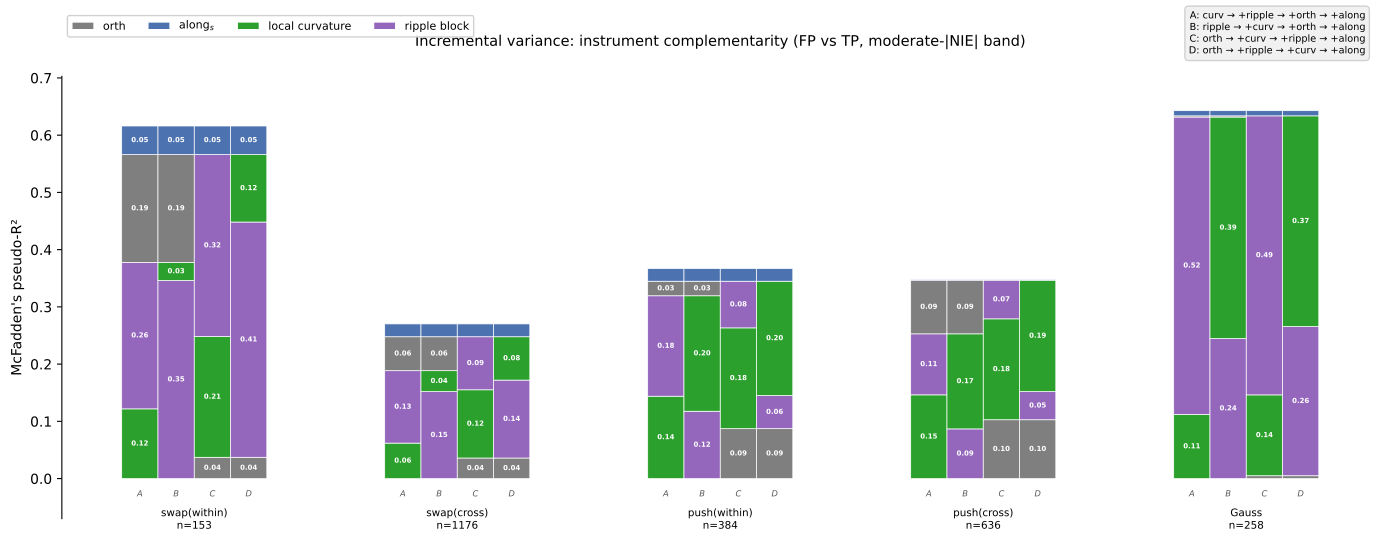

Generate this figure with Python:
"""Incremental pseudo-R² waterfall (FP vs TP): moderate-|NIE| band.

Four pathways:
  A: curv → +ripple → +orth → +along
  B: ripple → +curv → +orth → +along
  C: orth → +curv → +ripple → +along
  D: orth → +ripple → +curv → +along

A/B compare curv-vs-ripple complementarity.
C/D show standard entry orders.
Local curvature throughout. C=10.0.

Usage:
    python figures/fig_fptp_incremental_r2_waterfall.py [--csv PATH]
"""
import argparse, warnings
import numpy as np
import pandas as pd
from sklearn.linear_model import LogisticRegression
from sklearn.metrics import log_loss
import matplotlib
matplotlib.use("Agg")
import matplotlib.pyplot as plt
from matplotlib.patches import Patch

warnings.filterwarnings("ignore")

BUCKETS = [
    ("STR_swap_within",  "swap(within)"),
    ("STR_swap_cross",   "swap(cross)"),
    ("STR_push_within",  "push(within)"),
    ("STR_push_cross",   "push(cross)"),
    ("Gaussian_push",    "Gauss"),
]

RIPPLE_ALL = ["ripple_in_orth", "ripple_off_orth", "ripple_frac", "ripple_xint_in_orth"]
ALONG = "along_nonbase_max"
CURV = "local_gap_frac"

COLORS = {
    "orth": "#7f7f7f",
    "along": "#4C72B0",
    "curv": "#2ca02c",
    "ripple": "#9467bd",
}


def _strat_bucket(row):
    push = str(row["push_site"]) if pd.notna(row.get("push_site")) else ""
    strategy = str(row["strategy"]) if pd.notna(row.get("strategy")) else ""
    base, target = row.get("base_task"), row.get("target_task")
    within = pd.notna(target) and base == target
    if push == "input":
        return f"STR_swap_{'within' if within else 'cross'}"
    if push == "self":
        return f"{strategy}_self"
    if strategy == "STR":
        return f"STR_push_{'within' if within else 'cross'}"
    return f"{strategy}_push"


def build_moderate_band(df, bucket):
    sub = df[df["bucket"] == bucket].copy()
    ic = sub[sub["in_base_circuit"] == True]
    oc = sub[sub["in_base_circuit"] == False]
    thresholds = ic.groupby("combo")["abs_NIE"].median().to_dict()
    def above(row):
        thr = thresholds.get(row["combo"])
        return thr is not None and pd.notna(row["abs_NIE"]) and row["abs_NIE"] >= thr
    pool = pd.concat([ic, oc])
    pool = pool[pool.apply(above, axis=1)].copy()
    pool_median = pool["abs_NIE"].median()
    pool = pool[pool["abs_NIE"] <= pool_median].copy()
    pool["label"] = (~pool["in_base_circuit"]).astype(float)
    return pool


def zscore(df, feats):
    out = df.copy()
    for f in feats:
        out[f"z_{f}"] = out.groupby("combo")[f].transform(
            lambda s: (s - s.mean()) / (s.std() + 1e-12))
    return out


def mcfadden_r2(X, y):
    if X.shape[1] == 0 or len(np.unique(y)) < 2:
        return 0.0
    lr = LogisticRegression(max_iter=2000, C=10.0)
    lr.fit(X, y)
    ll_model = -log_loss(y, lr.predict_proba(X), normalize=False)
    p1 = y.mean()
    ll_null = -log_loss(y, np.full((len(y), 2), [1 - p1, p1]), normalize=False)
    if ll_null == 0:
        return 0.0
    return 1 - ll_model / ll_null


def get_r2(clean, y, feats):
    z = [f"z_{f}" for f in feats]
    return mcfadden_r2(clean[z].values, y)


def main():
    ap = argparse.ArgumentParser()
    ap.add_argument("--csv", default="interaction_analysis_ripplefull/rows.csv")
    ap.add_argument("--out", default="figures/fig_fptp_incremental_r2_waterfall.pdf")
    ap.add_argument("--txt", default="figures/fig_fptp_incremental_r2_waterfall.txt")
    args = ap.parse_args()

    df = pd.read_csv(args.csv)
    df["bucket"] = df.apply(_strat_bucket, axis=1)

    all_data = {}
    txt_lines = [f"{'strategy':>14s}  {'seq':>3s}  {'orth':>6s}  {'along':>6s}  "
                 f"{'curv':>6s}  {'ripple':>6s}  {'total':>6s}  {'n':>5s}",
                 "-" * 67]

    for bkey, blabel in BUCKETS:
        pool = build_moderate_band(df, bkey)
        all_feats = list(set(["orth_base", ALONG, CURV] + RIPPLE_ALL))
        pool = zscore(pool, all_feats)
        z_all = [f"z_{f}" for f in all_feats]
        clean = pool.dropna(subset=z_all + ["label"]).copy()
        X_full = clean[z_all].values
        mask = np.all(np.isfinite(X_full), axis=1)
        clean = clean[mask].reset_index(drop=True)
        y = clean["label"].values

        # Component R²s
        r2_orth = get_r2(clean, y, ["orth_base"])
        r2_curv = get_r2(clean, y, [CURV])
        r2_rip = get_r2(clean, y, RIPPLE_ALL)

        r2_curv_rip = get_r2(clean, y, [CURV] + RIPPLE_ALL)
        r2_curv_rip_orth = get_r2(clean, y, [CURV, "orth_base"] + RIPPLE_ALL)

        r2_orth_curv = get_r2(clean, y, ["orth_base", CURV])
        r2_orth_rip = get_r2(clean, y, ["orth_base"] + RIPPLE_ALL)
        r2_orth_curv_rip = get_r2(clean, y, ["orth_base", CURV] + RIPPLE_ALL)

        r2_full = get_r2(clean, y, ["orth_base", ALONG, CURV] + RIPPLE_ALL)

        # A: curv → +ripple → +orth → +along
        seqA = [r2_curv,
                r2_curv_rip - r2_curv,
                r2_curv_rip_orth - r2_curv_rip,
                r2_full - r2_curv_rip_orth]

        # B: ripple → +curv → +orth → +along
        seqB = [r2_rip,
                r2_curv_rip - r2_rip,
                r2_curv_rip_orth - r2_curv_rip,
                r2_full - r2_curv_rip_orth]

        # C: orth → +curv → +ripple → +along
        seqC = [r2_orth,
                r2_orth_curv - r2_orth,
                r2_orth_curv_rip - r2_orth_curv,
                r2_full - r2_orth_curv_rip]

        # D: orth → +ripple → +curv → +along
        seqD = [r2_orth,
                r2_orth_rip - r2_orth,
                r2_orth_curv_rip - r2_orth_rip,
                r2_full - r2_orth_curv_rip]

        all_data[blabel] = {
            "seqA": seqA, "seqB": seqB, "seqC": seqC, "seqD": seqD,
            "total": r2_full, "n": len(y),
        }

        # txt: instrument-aligned columns
        # A: [curv, ripple, orth, along]
        txt_lines.append(
            f"{blabel:>14s}  {'A':>3s}  {seqA[2]:>6.3f}  {seqA[3]:>6.3f}  "
            f"{seqA[0]:>6.3f}  {seqA[1]:>6.3f}  {r2_full:>6.3f}  {len(y):>5d}")
        # B: [ripple, curv, orth, along]
        txt_lines.append(
            f"{'':>14s}  {'B':>3s}  {seqB[2]:>6.3f}  {seqB[3]:>6.3f}  "
            f"{seqB[1]:>6.3f}  {seqB[0]:>6.3f}  {r2_full:>6.3f}  {'':>5s}")
        # C: [orth, curv, ripple, along]
        txt_lines.append(
            f"{'':>14s}  {'C':>3s}  {seqC[0]:>6.3f}  {seqC[3]:>6.3f}  "
            f"{seqC[1]:>6.3f}  {seqC[2]:>6.3f}  {r2_full:>6.3f}  {'':>5s}")
        # D: [orth, ripple, curv, along]
        txt_lines.append(
            f"{'':>14s}  {'D':>3s}  {seqD[0]:>6.3f}  {seqD[3]:>6.3f}  "
            f"{seqD[2]:>6.3f}  {seqD[1]:>6.3f}  {r2_full:>6.3f}  {'':>5s}")

    # --- Plot ---
    fig, ax = plt.subplots(figsize=(14, 5.5))
    n_bars = 4
    bar_w = 0.20
    gap = 0.65

    for i, (bkey, blabel) in enumerate(BUCKETS):
        d = all_data[blabel]
        cx = i * (n_bars * bar_w + gap)

        sequences = [
            (d["seqA"], ["curv", "ripple", "orth", "along"], "A"),
            (d["seqB"], ["ripple", "curv", "orth", "along"], "B"),
            (d["seqC"], ["orth", "curv", "ripple", "along"], "C"),
            (d["seqD"], ["orth", "ripple", "curv", "along"], "D"),
        ]

        for j, (seq, order, label) in enumerate(sequences):
            xp = cx + j * bar_w
            base = 0
            for val, col in zip(seq, order):
                ax.bar(xp, val, bar_w, bottom=base,
                       color=COLORS[col], edgecolor="white", lw=0.5, zorder=3)
                if val > 0.025:
                    ax.text(xp, base + val / 2, f"{val:.2f}",
                            ha="center", va="center", fontsize=5,
                            color="white", fontweight="bold")
                base += val

            ax.text(xp, -0.020, label,
                    ha="center", va="top", fontsize=6, fontstyle="italic", color="#555")

        mid = cx + (n_bars - 1) * bar_w / 2
        ax.text(mid, -0.050, f"{blabel}\nn={d['n']}",
                ha="center", va="top", fontsize=7.5)

    legend_elements = [
        Patch(facecolor=COLORS["orth"], edgecolor="white", label="orth"),
        Patch(facecolor=COLORS["along"], edgecolor="white", label=r"along$_s$"),
        Patch(facecolor=COLORS["curv"], edgecolor="white", label="local curvature"),
        Patch(facecolor=COLORS["ripple"], edgecolor="white", label="ripple block"),
    ]
    ax.legend(handles=legend_elements, fontsize=8, ncol=4,
              loc="upper left", bbox_to_anchor=(0.0, 1.15), framealpha=0.9)

    ax.text(0.99, 1.15,
            u"A: curv → +ripple → +orth → +along\n"
            u"B: ripple → +curv → +orth → +along\n"
            u"C: orth → +curv → +ripple → +along\n"
            u"D: orth → +ripple → +curv → +along",
            transform=ax.transAxes, fontsize=7, ha="right", va="top",
            bbox=dict(boxstyle="round,pad=0.4", fc="#f0f0f0", ec="#cccccc", alpha=0.9))

    ax.set_ylabel(u"McFadden's pseudo-R²", fontsize=10)
    max_total = max(d["total"] for d in all_data.values())
    ax.set_ylim(-0.07, max_total + 0.06)
    ax.set_xticks([])
    ax.spines["top"].set_visible(False)
    ax.spines["right"].set_visible(False)
    ax.spines["bottom"].set_visible(False)
    ax.set_title(u"Incremental variance: instrument complementarity (FP vs TP, moderate-|NIE| band)",
                 fontsize=10.5, pad=22)

    fig.tight_layout()
    fig.savefig(args.out, dpi=200, bbox_inches="tight")
    print(f"Saved {args.out}")

    with open(args.txt, "w") as f:
        f.write("\n".join(txt_lines) + "\n")
    print(f"Saved {args.txt}")


if __name__ == "__main__":
    main()
